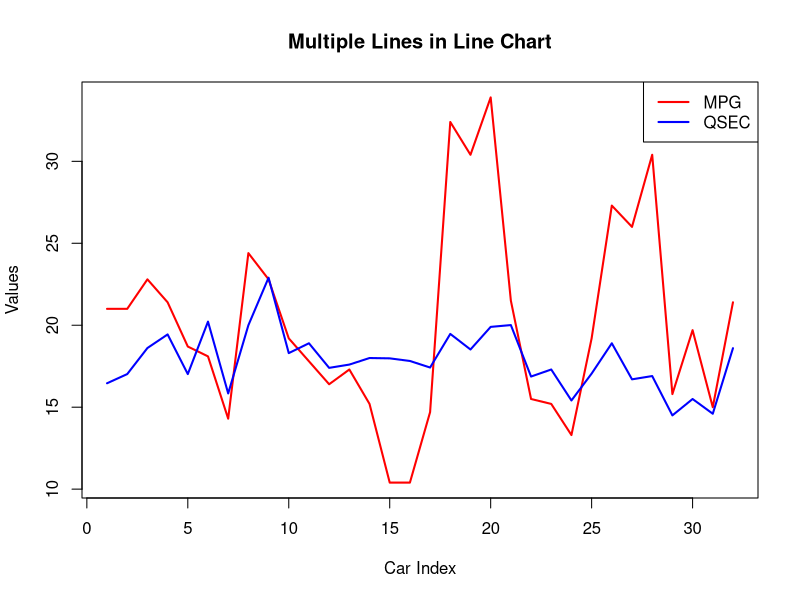

Recreate this plot in R.
data("mtcars")

x <- 1:nrow(mtcars)

plot(x, mtcars$mpg, type="l", col="red", lwd=2, ylim=c(min(mtcars$mpg, mtcars$qsec), max(mtcars$mpg, mtcars$qsec)),
     xlab="Car Index", ylab="Values", main="Multiple Lines in Line Chart")

lines(x, mtcars$qsec, col="blue", lwd=2)
legend("topright", legend=c("MPG", "QSEC"), col=c("red", "blue"), lwd=2)
